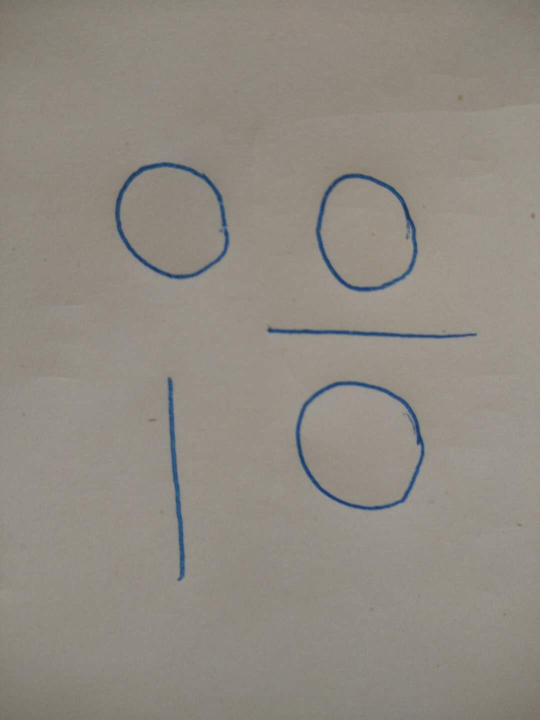
#> input picture opencv/houghline/input.jpeg, 1080 x 1440 px (shown at 1/2 size)
$ python hough_lines.py   (Python 2 division)
#> lines starting #> are read from the running program, lines starting #| are printed output that depends on the picture; after the words box and inside, x2 and y2 are one past the last pixel; in counts of white or black regions, pixels touching at a corner belong together; long printed decimals are rounded
#> further down, img is the input picture: shape (1440, 1080, 3); mean B, G, R 130.5, 138.8, 144.6
#!/usr/bin/python2.7
#-*-cosding:utf8-*-
import cv2
import numpy as np
def detect_lines(cnt):
#> called with cnt = 100
    img = cv2.imread('input.jpeg')
    cnt = cv2.getTrackbarPos('cnt', 'image')
    gray = cv2.cvtColor(img, cv2.COLOR_BGR2GRAY)
    edges = cv2.Canny(gray, 50, 200)
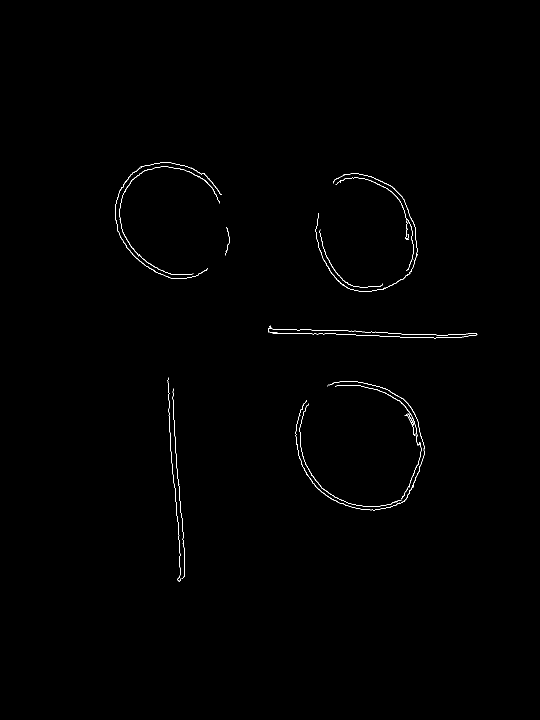
#> edges: shape (1440, 1080) (shown at 1/2 size); 0.4% white in thin lines or dots, all inside (x1, y1, x2, y2) = (230, 324, 955, 1163)
    lines = cv2.HoughLines(edges, 1, np.pi/180, cnt)
#> lines = [[645, 1.61], [637, 1.61], [-271, 3.05], [624, 1.62], [639, 1.61], [-262, 3.05], [631, 1.62], [-303, 3.09], [-288, 3.07], [-320, 3.11], [654, 1.59], [656, 1.59]]
    if type(lines) == type(None):
        print "length of lines ==0"
        return
    lines = lines[:,0,:]
    xMax, yMax = edges.shape
#> xMax = 1440; yMax = 1080
    for rho, theta in lines:
        print np.sin(theta)
        if np.sin(theta)>0.5:
            x0, x1 = 0, xMax
            y0 = int((-x0*np.cos(theta) + rho)/np.sin(theta))
            y1 = int((-x1*np.cos(theta) + rho)/np.sin(theta))
        else:
            y0, y1 = 0, yMax
            x0 = int((-y0*np.sin(theta) + rho)/np.cos(theta))
            x1 = int((-y1*np.sin(theta) + rho)/np.cos(theta))
        cv2.line(img, (x0, y0), (x1, y1), (0, 255, 0), 1)
#> this loop made 12 passes
#> (rho, theta, x0, x1, y0, y1) on passes 1, 2, 4, 5, 7, 11, 12: (645, 1.61, 0, 1440, 645, 695), (637, 1.61, 0, 1440, 637, 687), (624, 1.62, 0, 1440, 624, 700), (639, 1.61, 0, 1440, 639, 689), (631, 1.62, 0, 1440, 631, 707), (654, 1.59, 0, 1440, 654, 679), (656, 1.59, 0, 1440, 656, 681)
#> (rho, theta, y0, y1, x0, x1) on passes 3, 6, 8, 9, 10: (-271, 3.05, 0, 1080, 272, 366), (-262, 3.05, 0, 1080, 263, 357), (-303, 3.09, 0, 1080, 303, 360), (-288, 3.07, 0, 1080, 288, 364), (-320, 3.11, 0, 1080, 320, 357)
#| 0.9994
#| 0.9994
#| 0.08716
#| 0.9986
#| 0.9994
#| 0.08716
#| 0.9986
#| 0.05234
#> (further printed lines are left out)
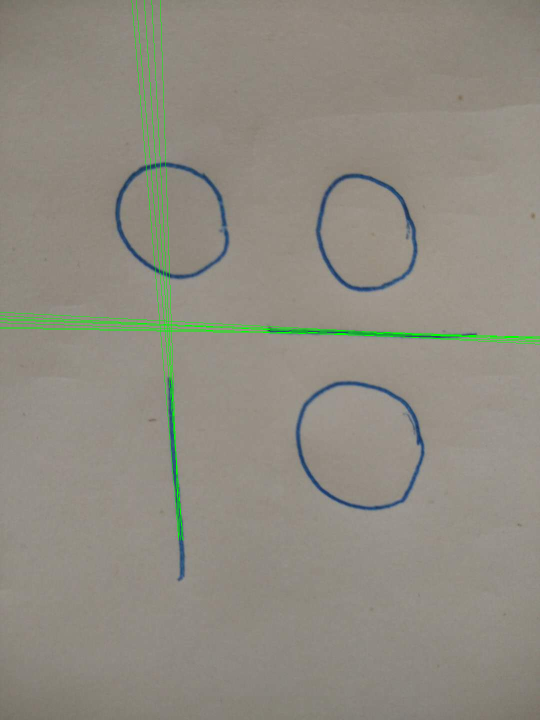
#> img: shape (1440, 1080, 3) (shown at 1/2 size); 0.77% of pixels changed, all inside (x1, y1, x2, y2) = (0, 0, 1080, 1081)
    cv2.imshow('image',cv2.pyrDown(cv2.pyrDown(img)))
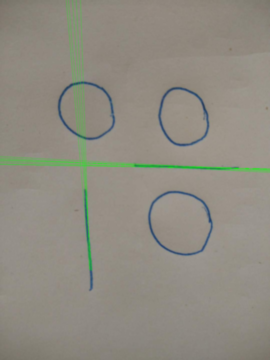
#> window 'image': shape (360, 270, 3); mean B, G, R 129.5, 139.8, 143.7
img = cv2.imread('input.jpeg')
cnt = 100
cv2.namedWindow('image')
cv2.createTrackbar('cnt', 'image', cnt, 200, detect_lines)
detect_lines(cnt)
while(1):
	if cv2.waitKey(0) == 27:
#> (key Esc is pressed here)
	    cv2.destroyAllWindows()

$ run again, with opencv/houghline/display.png saved as opencv/houghline/input.jpeg
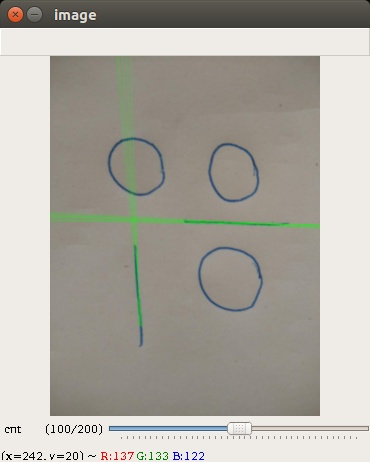
#> input picture opencv/houghline/display.png, 370 x 462 px
#> img is the input picture: shape (462, 370, 3); mean B, G, R 162.5, 170.4, 173.9
#> in detect_lines, `edges = cv2.Canny(gray, 50, 200)`:
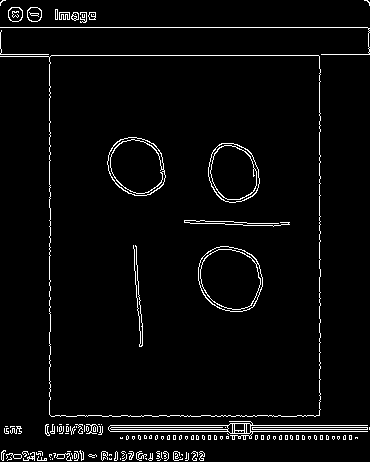
#> edges: shape (462, 370); 3.7% white in thin lines or dots
#> in detect_lines, `lines = cv2.HoughLines(edges, 1, np.pi/180, cnt)`: lines = 26 rows, first 8: [27, 1.57], [319, 0], [431, 1.57], [429, 1.57], [55, 1.57], [427, 1.57], [425, 1.57], [49, 0]
#> in detect_lines, `lines = lines[:,0,:]`: lines = 26 pairs, first value 27 to 457, second value 0 to 1.62
#> the loop in detect_lines, `for rho, theta in lines:` made 26 passes
#> (rho, theta, x0, x1, y0, y1) on passes 1, 3, 4, 5, 6, 7, 9, 10: (27, 1.57, 0, 462, 27, 27), (431, 1.57, 0, 462, 431, 431), (429, 1.57, 0, 462, 429, 429), (55, 1.57, 0, 462, 55, 55), (427, 1.57, 0, 462, 427, 427), (425, 1.57, 0, 462, 425, 425), (426, 1.59, 0, 462, 426, 434), (434, 1.55, 0, 462, 434, 426)
#> (printed output is left out)
#> in detect_lines, `cv2.imshow('image',cv2.pyrDown(cv2.pyrDown(img)))`:
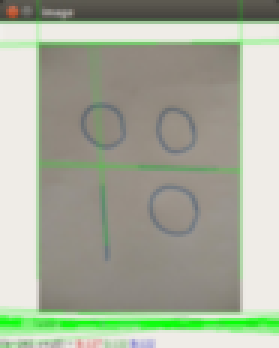
#> window 'image': shape (116, 93, 3) (shown 3 times larger); mean B, G, R 154.8, 172.9, 166.1
